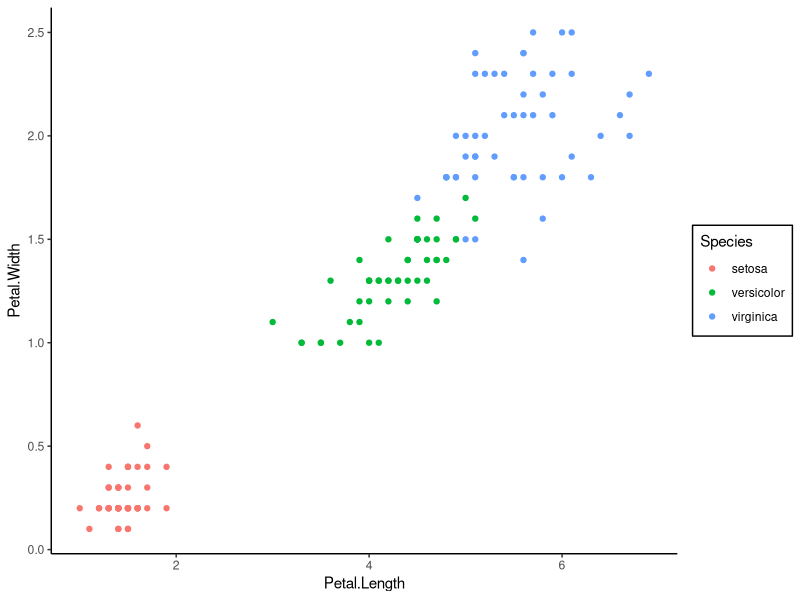

The R source for this figure:
# CSC 315, Exam III Practice Problems

# Note: This is not a comprehensive review, but contains exercises covering some
# of the concepts that will appear on Exam III. In addition to these exercises,
# make sure you understand concepts covered in lecture and on the previous labs 
# and project.

# Directions: Modify this script to add R code in order to answer the questions 
# and/or complete the steps below. 

library(ggplot2)

# 1.Fit a linear model that predicts Petal Width based on the type of flower from
# the iris dataset (see below). Code your explanatory variable 
# using x = 0 if the sample is of type "versicolor" and x = +1 if the sample is of type 
# "virginica" (type "setosa" will be ignored). 
#    
# (a) Find and interpret the y-intercept of the regression line in the
#      context of this problem.
# (b) Find and interpret the slope in the context of this problem
# (c) Based on your linear model, what is the p-value for the hypothesis test that there is a
#     significant difference in Petal Width between the two flower types? 
#     Note that you can extract the exact p-value from the coefficients object
#     (which is a matrix) of the fitted linear model. 
# (d) Verify the p-value from (c) is identical to the p-value obtained from
#     the two-sample t-test with equal variance

#  The code below constructs a scatterplot of this data (the iris data is available 
#  by default). Note that you will need to remove or ignore "setosa" in your analysis.

ggplot(iris, aes(Petal.Length, Petal.Width, color = Species)) + 
  geom_point() + theme_classic() + 
  theme(legend.background = element_rect(color = "black",
                                         linetype = "solid")) 

# 2.The dataset GSE29561 on the Gene Expression Omnibus (GEO) contains 
#   gene expression profiles of breast cancer tumors treated by chemotherapy
#   (epirubicin and docetaxel). Read in the processed data for GSE29561, 
#   and extract the expression data and phenotype data. Note: this data
#   is already on the log2 scale. 
#   Answer the following questions based on the expression data:
#    (a) How many samples are there? 
#    (b) How many probes are profiled?
#    (c) What is the mean expression value of the 3rd probe?


# 3. In the phenotype data table, characteristics_ch1.1 indicates whether 
#    the sample responded to the therapy (treatment response = 1) or 
#    not (treatment response = 0).  What proportion of samples responded 
#    to the therapy?



# 4.  Is the probe 202271_at differentially expressed between samples 
#     that responded to therapy and samples that did not? 
#     Construct a boxplot (using ggplot) of the expression of this probe 
#     across the two groups, and report the fold-change and p-value. 

# 5. Download the appropriate platform data.
#     (a) How many probes are on this array? 
#     (b) What gene is associated with the probe 202271_at?


# 6.  Using the limma package, find the top differentially expressed probe
#     (sorted by p-value). What is the probe name, the fold-change, 
#     and the adjusted p-value. Is there evidence that this probe is 
#     differentially expressed? Why or why not? (Note: limma requires that the 
#     column names of your design matrix NOT be numbers)


# 7. Based on the probes below, generate a heatmap and color the columns with "darkgreen" for
#    "treatment resonse in vivo: 1" and "darkred" for "treatment response in vivo: 0". In 
#    other words, resistant individuals are dark red and sensitive individuals are dark green

probes = c("201690_s_at","212611_at","218721_s_at",
           "219463_at","205014_at","216092_s_at",
           "207375_s_at","202271_at","221551_x_at","219053_s_at")


#8. Using k-nearest neighbor classification with k = 3, find the balanced accuracy 
#   from a leave-one-out cross-validation for response = 0 vs. response = 1, using the 
#   probes from problem (7).